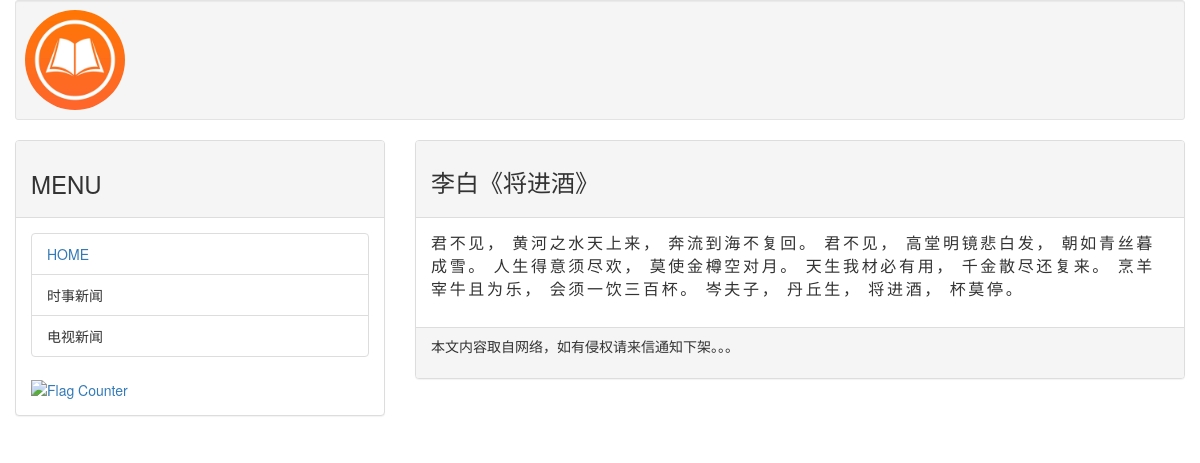
Page /post/libai01 on the committed database.
### mainsite/models.py (models this page shows, shortened)
class Post(models.Model):
    title = models.CharField(max_length=200)
    slug = models.CharField(max_length=200)
    body = models.TextField()
    pub_date = models.DateTimeField(default=timezone.now)
    class Meta:
        ordering = ('-pub_date', )

### mainsite/views.py (the view)
# urls.py: path('post/<slug:slug>', showpost)
def showpost(request, slug):
    try:
        post = Post.objects.get(slug = slug)
        if post != None:
            return render(request, 'post.html', locals())
    except:
        return redirect('/')

### templates/post.html (shortened to what this page needs)
<!DOCTYPE html>
{% extends 'base.html' %}
{% block headmessage %}
    <h3 style="font-family: 微软雅黑;">{{ post.title }}</h3>
{% endblock %}
{% block content %}
    <p style="font-family: 微软雅黑;font-size: 12pt;letter-spacing: 2pt">{{ post.body }}</p>
{% endblock %}

### rows in the picture
Post: title "李白《将进酒》", body "君不见， 黄河之水天上来， 奔流到海不复回。 君不见， 高堂明镜悲白发， 朝如青丝暮成雪。 人生得意须尽欢， 莫使金樽空对月。 天生我材必有用， 千金散尽还复来。 烹羊宰牛且为乐， 会须一饮三百杯。 岑夫子， 丹丘生， 将进酒， 杯莫停。"
